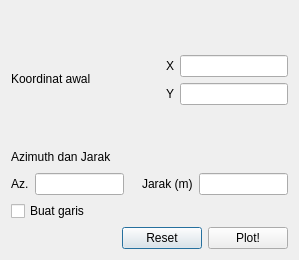
<?xml version="1.0" encoding="UTF-8"?>
<ui version="4.0">
 <class>SudutJarakDialogBase</class>
 <widget class="QDialog" name="SudutJarakDialogBase">
  <property name="enabled">
   <bool>true</bool>
  </property>
  <property name="geometry">
   <rect>
    <x>0</x>
    <y>0</y>
    <width>299</width>
    <height>260</height>
   </rect>
  </property>
  <property name="minimumSize">
   <size>
    <width>0</width>
    <height>0</height>
   </size>
  </property>
  <property name="maximumSize">
   <size>
    <width>700</width>
    <height>450</height>
   </size>
  </property>
  <property name="windowTitle">
   <string>Sudut dan Jarak</string>
  </property>
  <property name="sizeGripEnabled">
   <bool>false</bool>
  </property>
  <layout class="QGridLayout" name="gridLayout">
   <item row="0" column="0">
    <widget class="QgsProjectionSelectionWidget" name="sistem_koordinat"/>
   </item>
   <item row="1" column="0">
    <layout class="QHBoxLayout" name="horizontalLayout_3">
     <item>
      <layout class="QVBoxLayout" name="verticalLayout">
       <item>
        <spacer name="verticalSpacer">
         <property name="orientation">
          <enum>Qt::Vertical</enum>
         </property>
         <property name="sizeHint" stdset="0">
          <size>
           <width>82</width>
           <height>50</height>
          </size>
         </property>
        </spacer>
       </item>
       <item>
        <widget class="QLabel" name="label">
         <property name="text">
          <string>Koordinat awal</string>
         </property>
        </widget>
       </item>
       <item>
        <spacer name="verticalSpacer_2">
         <property name="orientation">
          <enum>Qt::Vertical</enum>
         </property>
         <property name="sizeHint" stdset="0">
          <size>
           <width>82</width>
           <height>50</height>
          </size>
         </property>
        </spacer>
       </item>
      </layout>
     </item>
     <item>
      <spacer name="horizontalSpacer">
       <property name="orientation">
        <enum>Qt::Horizontal</enum>
       </property>
       <property name="sizeHint" stdset="0">
        <size>
         <width>18</width>
         <height>20</height>
        </size>
       </property>
      </spacer>
     </item>
     <item>
      <layout class="QVBoxLayout" name="verticalLayout_2">
       <item>
        <spacer name="verticalSpacer_3">
         <property name="orientation">
          <enum>Qt::Vertical</enum>
         </property>
         <property name="sizeHint" stdset="0">
          <size>
           <width>20</width>
           <height>40</height>
          </size>
         </property>
        </spacer>
       </item>
       <item>
        <layout class="QHBoxLayout" name="horizontalLayout">
         <item>
          <widget class="QLabel" name="label_2">
           <property name="text">
            <string>X</string>
           </property>
          </widget>
         </item>
         <item>
          <widget class="QLineEdit" name="input_x"/>
         </item>
        </layout>
       </item>
       <item>
        <layout class="QHBoxLayout" name="horizontalLayout_2">
         <item>
          <widget class="QLabel" name="label_3">
           <property name="text">
            <string>Y</string>
           </property>
          </widget>
         </item>
         <item>
          <widget class="QLineEdit" name="input_y"/>
         </item>
        </layout>
       </item>
       <item>
        <spacer name="verticalSpacer_4">
         <property name="orientation">
          <enum>Qt::Vertical</enum>
         </property>
         <property name="sizeHint" stdset="0">
          <size>
           <width>20</width>
           <height>38</height>
          </size>
         </property>
        </spacer>
       </item>
      </layout>
     </item>
    </layout>
   </item>
   <item row="2" column="0">
    <layout class="QHBoxLayout" name="horizontalLayout_4">
     <item>
      <widget class="QLabel" name="label_4">
       <property name="text">
        <string>Azimuth dan Jarak</string>
       </property>
      </widget>
     </item>
     <item>
      <spacer name="horizontalSpacer_2">
       <property name="orientation">
        <enum>Qt::Horizontal</enum>
       </property>
       <property name="sizeHint" stdset="0">
        <size>
         <width>40</width>
         <height>20</height>
        </size>
       </property>
      </spacer>
     </item>
    </layout>
   </item>
   <item row="3" column="0">
    <layout class="QHBoxLayout" name="horizontalLayout_8">
     <item>
      <layout class="QHBoxLayout" name="horizontalLayout_5">
       <item>
        <widget class="QLabel" name="label_5">
         <property name="text">
          <string>Az.</string>
         </property>
        </widget>
       </item>
       <item>
        <widget class="QLineEdit" name="input_az"/>
       </item>
      </layout>
     </item>
     <item>
      <spacer name="horizontalSpacer_3">
       <property name="orientation">
        <enum>Qt::Horizontal</enum>
       </property>
       <property name="sizeHint" stdset="0">
        <size>
         <width>30</width>
         <height>13</height>
        </size>
       </property>
      </spacer>
     </item>
     <item>
      <layout class="QHBoxLayout" name="horizontalLayout_6">
       <item>
        <widget class="QLabel" name="label_6">
         <property name="text">
          <string>Jarak (m)</string>
         </property>
        </widget>
       </item>
       <item>
        <widget class="QLineEdit" name="input_jarak"/>
       </item>
      </layout>
     </item>
    </layout>
   </item>
   <item row="4" column="0">
    <widget class="QCheckBox" name="cek_garis">
     <property name="text">
      <string>Buat garis</string>
     </property>
    </widget>
   </item>
   <item row="5" column="0">
    <layout class="QHBoxLayout" name="horizontalLayout_7">
     <item>
      <spacer name="horizontalSpacer_4">
       <property name="orientation">
        <enum>Qt::Horizontal</enum>
       </property>
       <property name="sizeHint" stdset="0">
        <size>
         <width>88</width>
         <height>20</height>
        </size>
       </property>
      </spacer>
     </item>
     <item>
      <widget class="QPushButton" name="Reset">
       <property name="text">
        <string>Reset</string>
       </property>
      </widget>
     </item>
     <item>
      <widget class="QPushButton" name="plot">
       <property name="text">
        <string>Plot!</string>
       </property>
      </widget>
     </item>
    </layout>
   </item>
  </layout>
 </widget>
 <customwidgets>
  <customwidget>
   <class>QgsProjectionSelectionWidget</class>
   <extends>QWidget</extends>
   <header>qgsprojectionselectionwidget.h</header>
  </customwidget>
 </customwidgets>
 <resources/>
 <connections/>
</ui>
